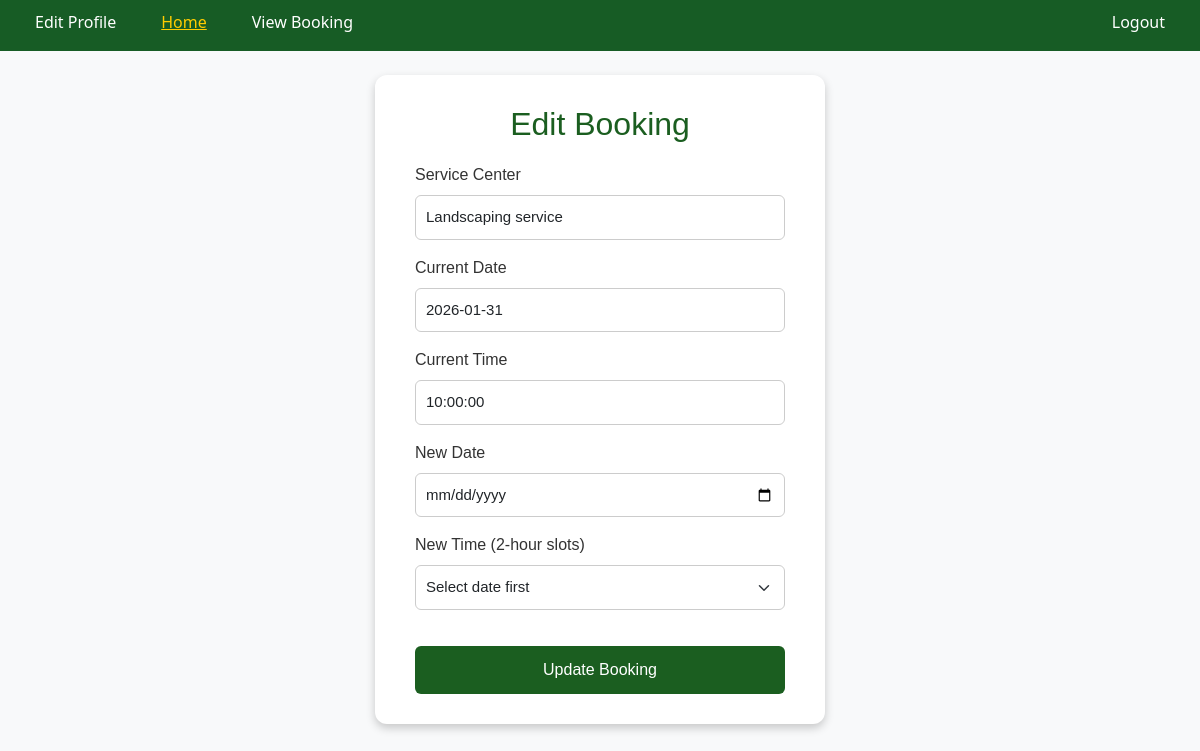
Page /Views/user/editBooking.php?id=30 (signed in) on the committed database.
### tables this page shows
CREATE TABLE `bookings` (
  `booking_id` int(10) UNSIGNED NOT NULL,
  `user_id` int(10) UNSIGNED NOT NULL,
  `center_id` int(10) UNSIGNED NOT NULL,
  `service_name` varchar(120) NOT NULL,
  `price` decimal(10,2) NOT NULL,
  `status` enum('Requested','Assigned','InProgress','Completed','Cancelled') NOT NULL DEFAULT 'Requested',
  `scheduled_for` datetime DEFAULT NULL,
  `employee_id` int(10) UNSIGNED DEFAULT NULL,
  `booking_date` date NOT NULL,
  `booking_time` time NOT NULL,
  `created_at` timestamp NOT NULL DEFAULT current_timestamp()
);

### Controllers/UserController.php (called while the page is built, shortened)
<?php
require_once __DIR__ . '/../Models/User.php';
class UserController {
    private $userModel;
    public function __construct() {
        $this->userModel = new User();
    }
    public function getBookingById($booking_id) {
        return $this->userModel->getBookingById($booking_id);
    }
}
?>

### Models/User.php (called while the page is built, shortened)
<?php
require_once __DIR__ . '/../config/pdo.php';
class User {
    public function getBookingById($booking_id) {
        global $pdo;
        $stmt = $pdo->prepare("SELECT * FROM bookings WHERE booking_id = :id");
        $stmt->execute([':id' => $booking_id]);
        return $stmt->fetch(PDO::FETCH_ASSOC);
    }
}

### Views/user/editBooking.php (the view, shortened to what this page needs)
<?php
require_once __DIR__ . '/../../Controllers/UserController.php';
$controller = new UserController();
$booking_id = $_GET['id'] ?? null;
$booking = $controller->getBookingById($booking_id);
?>
<!DOCTYPE html>
<html lang="en">
<head>
  <link href="https://cdn.jsdelivr.net/npm/bootstrap@5.3.3/dist/css/bootstrap.min.css" rel="stylesheet">
  <link rel="stylesheet" href="/YardProProject/Static/css/user.css">
</head>
<body>
<?php include __DIR__ . '/../shared/navbar.php'; ?>
<div class="book-container mt-4">
  <h2>Edit Booking</h2>
  <form method="post">
    <div class="mb-3">
      <label class="form-label">Service Center</label>
      <input type="text" class="form-control"
             value="<?= htmlspecialchars($booking['service_name']) ?>" readonly>
    </div>
    <div class="mb-3">
      <label class="form-label">Current Date</label>
      <input type="text" class="form-control"
             value="<?= htmlspecialchars($booking['booking_date']) ?>" readonly>
    </div>
    <div class="mb-3">
      <label class="form-label">Current Time</label>
      <input type="text" class="form-control"
             value="<?= htmlspecialchars($booking['booking_time']) ?>" readonly>
    </div>
    <div class="mb-3">
      <label class="form-label">New Date</label>
      <input type="date" name="booking_date" id="booking_date" class="form-control" required>
    </div>
    <div class="mb-3">
      <label class="form-label">New Time (2-hour slots)</label>
      <select name="booking_time" id="booking_time" class="form-select" required>
        <option>Select date first</option>
      </select>
    </div>
    <button type="submit" class="btn btn-primary">Update Booking</button>
  </form>
</div>
</body>
</html>

### Static/css/user.css (style rules this page uses)
body { margin: 0; background-color: #f5f5f5; font-family: "Poppins", sans-serif; }
.book-container { width: 450px; margin: 80px auto; background: #fff; padding: 30px 40px; border-radius: 12px; box-shadow: 0 4px 10px rgba(0,0,0,0.2); font-family: 'Poppins', sans-serif; }
.book-container h2 { text-align: center; color: #1b5e20; margin-bottom: 20px; }
.book-container label { display: block; margin-top: 10px; font-weight: 500; color: #333; }
.book-container input, .book-container select { width: 100%; padding: 10px; border: 1.5px solid #ccc; border-radius: 6px; font-size: 15px; margin-top: 5px; }
.btn-primary { width: 100%; background-color: #1b5e20; color: white; border: none; padding: 12px; border-radius: 6px; font-size: 16px; margin-top: 20px; cursor: pointer; transition: 0.3s; }
select { cursor: pointer; }
body { background-color: #f5f5f5; font-family: 'Poppins', sans-serif; margin: 0; }
.btn-primary { width: 100%; background-color: #1b5e20; color: #fff; border: none; padding: 12px; border-radius: 6px; font-size: 16px; margin-top: 20px; cursor: pointer; transition: 0.3s; }

### Static/css/navbar.css (style rules this page uses)
body { background-color: #f8f9fa; }

### rows in the picture
bookings: service_name "Landscaping service", booking_date "2026-01-31", booking_time "10:00:00"
